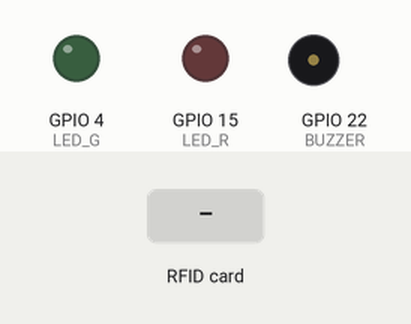
Recording of a sketch running on a simulated ESP32. Parts: output pins drawn as LEDs (lit = HIGH), buzzer (waves = sounding, pin HIGH). Dashed ring = blinking. The inputs (shaded band) are chosen by the test bench. WiFi joins after 1.5 s; servers stay silent unless stated; uploads are accepted with an empty reply; what the sketch prints to the serial monitor is not drawn.

Above: at 2.7 s.
2.8 s: RFID card 5E 7A 19 C4 held to the reader
At 2.92 s:
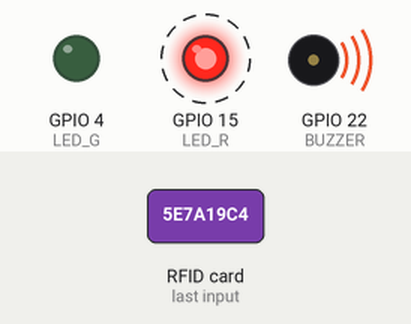
Timing chart, 0 to 5.8 s (numbered marks = the images above; inputs shaded):
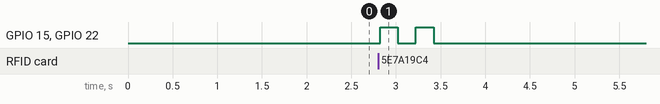

The sketch:

RFID_GET.ino
```cpp
//si usas esp32
#include <HTTPClient.h>
#include <WiFi.h>

#include <SPI.h>
#include <MFRC522.h>

#define SS_PIN 5
#define RST_PIN 2 //2
#define LED_G 4 //define green LED pin
#define LED_R 15 //define red LED
#define BUZZER 22 //buzzer pin
#define ACCESS_DELAY 2000
#define DENIED_DELAY 200
MFRC522 mfrc522(SS_PIN, RST_PIN);   // Create MFRC522 instance.

const char* ssid = "Galaxy A20F6F8";
const char* password =  "jepg3576";
String serverName = "http://192.168.13.205/comprobar/prueba.php";
String msg = "";


void setup() {
  //CONECTAR A WIFI
  delay(10);
  Serial.begin(115200);
  WiFi.begin(ssid, password);
  Serial.print("Conectando...");
  while (WiFi.status() != WL_CONNECTED) { //Check for the connection
    delay(500);
    Serial.print(".");
  }
  Serial.print("Conectado con éxito, mi IP es: ");
  Serial.println(WiFi.localIP());

  //CONFIGURAR SENSOR RFID
  SPI.begin();          // Initiate  SPI bus
  mfrc522.PCD_Init();   // Initiate MFRC522
  pinMode(LED_G, OUTPUT);
  pinMode(LED_R, OUTPUT);
  pinMode(BUZZER, OUTPUT);
  Serial.println("Inserte la tarjeta...");
  Serial.println();

}

void loop() {
  //BUSCAR TARJETA
  // Esperando tarjeta
  if ( ! mfrc522.PICC_IsNewCardPresent())
  {
    return;
  }
  // Leer tarjeta
  if ( ! mfrc522.PICC_ReadCardSerial())
  {
    return;
  }
  //Imprimir código NFC
  Serial.print("UID tag :");
  String content= "";
  byte letter;
  for (byte i = 0; i < mfrc522.uid.size; i++)
  {
     Serial.print(mfrc522.uid.uidByte[i] < 0x10 ? " 0" : " ");
     Serial.print(mfrc522.uid.uidByte[i], HEX);
     content.concat(String(mfrc522.uid.uidByte[i] < 0x10 ? "0" : ""));
     content.concat(String(mfrc522.uid.uidByte[i], HEX));
  }
  Serial.println();
  Serial.print("Message : ");
  content.toUpperCase();
  msg = content.substring(1);
  if (content.substring(1) == "4DB288A956184") //change here the UID of the card/cards that you want to give access
  {
    Serial.println("Acceso permitido");
    Serial.println();
    delay(500);
    digitalWrite(LED_G, HIGH);
    delay(ACCESS_DELAY);
    digitalWrite(LED_G, LOW);
  }

 else   {
    Serial.println(" Acceso denegado");
    digitalWrite(LED_R, HIGH);
    digitalWrite(BUZZER, HIGH);
    delay(DENIED_DELAY);
    digitalWrite(LED_R, LOW);
    digitalWrite(BUZZER, LOW);
        delay(DENIED_DELAY);
        digitalWrite(LED_R, HIGH);
    digitalWrite(BUZZER, HIGH);
            delay(DENIED_DELAY);
             digitalWrite(LED_R, LOW);
    digitalWrite(BUZZER, LOW);


    //noTone(BUZZER);
  }
  EnviarDatos();
}

void EnviarDatos () {
    //Check WiFi connection status
    if(WiFi.status()== WL_CONNECTED){
      HTTPClient http;

      Serial.println("Se mandó: " + msg);
      String serverPath = serverName + "?var1=" + msg;

      // Your Domain name with URL path or IP address with path
      http.begin(serverPath.c_str());

      // Send HTTP GET request
      int httpResponseCode = http.GET();

      if (httpResponseCode>0) {
        Serial.print("HTTP Response code: ");
        Serial.println(httpResponseCode);
        String payload = http.getString();
        Serial.println(payload);
      }
      else {
        Serial.print("Error code: ");
        Serial.println(httpResponseCode);
        Serial.println(serverPath);
      }
      // Free resources
      http.end();
    }
    else {
      Serial.println("WiFi Disconnected");
    }
    //delay(5000);
}
```

Measured:
- after the input at 2.8 s, GPIO 15 (LED_R), GPIO 22 (BUZZER): alternates HIGH for 0.20 s and LOW for 0.20 s, 4 changes in all, then stays LOW, starting at once
